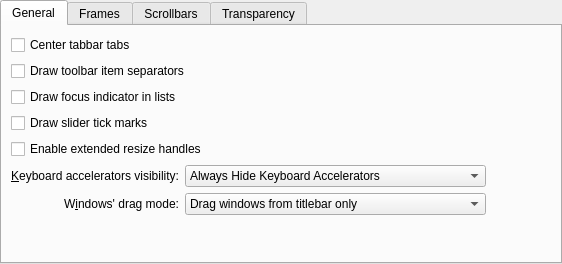
<?xml version="1.0" encoding="UTF-8"?>
<ui version="4.0">
 <class>BoingusStyleConfig</class>
 <widget class="QWidget" name="BoingusStyleConfig">
  <property name="geometry">
   <rect>
    <x>0</x>
    <y>0</y>
    <width>562</width>
    <height>264</height>
   </rect>
  </property>
  <property name="sizePolicy">
   <sizepolicy hsizetype="Preferred" vsizetype="Preferred">
    <horstretch>0</horstretch>
    <verstretch>0</verstretch>
   </sizepolicy>
  </property>
  <layout class="QVBoxLayout" name="verticalLayout_2">
   <property name="leftMargin">
    <number>0</number>
   </property>
   <property name="topMargin">
    <number>0</number>
   </property>
   <property name="rightMargin">
    <number>0</number>
   </property>
   <property name="bottomMargin">
    <number>0</number>
   </property>
   <item>
    <widget class="QTabWidget" name="tabWidget">
     <property name="currentIndex">
      <number>0</number>
     </property>
     <widget class="QWidget" name="tab">
      <attribute name="title">
       <string>General</string>
      </attribute>
      <layout class="QGridLayout" name="gridLayout">
       <item row="6" column="1">
        <widget class="QLabel" name="_windowDragLabel">
         <property name="sizePolicy">
          <sizepolicy hsizetype="Preferred" vsizetype="Preferred">
           <horstretch>0</horstretch>
           <verstretch>0</verstretch>
          </sizepolicy>
         </property>
         <property name="text">
          <string>W&amp;indows' drag mode:</string>
         </property>
         <property name="alignment">
          <set>Qt::AlignRight|Qt::AlignTrailing|Qt::AlignVCenter</set>
         </property>
         <property name="buddy">
          <cstring>_windowDragMode</cstring>
         </property>
        </widget>
       </item>
       <item row="2" column="1" colspan="4">
        <widget class="QCheckBox" name="_viewDrawFocusIndicator">
         <property name="text">
          <string>Draw focus indicator in lists</string>
         </property>
        </widget>
       </item>
       <item row="5" column="1">
        <widget class="QLabel" name="_mnemonicsLabel">
         <property name="text">
          <string>&amp;Keyboard accelerators visibility:</string>
         </property>
         <property name="alignment">
          <set>Qt::AlignRight|Qt::AlignTrailing|Qt::AlignVCenter</set>
         </property>
         <property name="buddy">
          <cstring>_mnemonicsMode</cstring>
         </property>
        </widget>
       </item>
       <item row="5" column="2" colspan="2">
        <widget class="QComboBox" name="_mnemonicsMode">
         <item>
          <property name="text">
           <string>Always Hide Keyboard Accelerators</string>
          </property>
         </item>
         <item>
          <property name="text">
           <string>Show Keyboard Accelerators When Needed</string>
          </property>
         </item>
         <item>
          <property name="text">
           <string>Always Show Keyboard Accelerators</string>
          </property>
         </item>
        </widget>
       </item>
       <item row="5" column="4">
        <spacer name="horizontalSpacer_3">
         <property name="orientation">
          <enum>Qt::Horizontal</enum>
         </property>
         <property name="sizeHint" stdset="0">
          <size>
           <width>65</width>
           <height>20</height>
          </size>
         </property>
        </spacer>
       </item>
       <item row="6" column="2" colspan="2">
        <widget class="QComboBox" name="_windowDragMode">
         <item>
          <property name="text">
           <string>Drag windows from titlebar only</string>
          </property>
         </item>
         <item>
          <property name="text">
           <string>Drag windows from titlebar, menubar and toolbars</string>
          </property>
         </item>
         <item>
          <property name="text">
           <string>Drag windows from all empty areas</string>
          </property>
         </item>
        </widget>
       </item>
       <item row="7" column="1" colspan="3">
        <spacer name="verticalSpacer">
         <property name="orientation">
          <enum>Qt::Vertical</enum>
         </property>
         <property name="sizeHint" stdset="0">
          <size>
           <width>20</width>
           <height>49</height>
          </size>
         </property>
        </spacer>
       </item>
       <item row="0" column="1" colspan="4">
        <widget class="QCheckBox" name="_tabBarDrawCenteredTabs">
         <property name="text">
          <string>Center tabbar tabs</string>
         </property>
        </widget>
       </item>
       <item row="1" column="1" colspan="4">
        <widget class="QCheckBox" name="_toolBarDrawItemSeparator">
         <property name="text">
          <string>Draw toolbar item separators</string>
         </property>
        </widget>
       </item>
       <item row="3" column="1" colspan="4">
        <widget class="QCheckBox" name="_sliderDrawTickMarks">
         <property name="text">
          <string>Draw slider tick marks</string>
         </property>
        </widget>
       </item>
       <item row="4" column="1" colspan="4">
        <widget class="QCheckBox" name="_splitterProxyEnabled">
         <property name="text">
          <string>Enable extended resize handles</string>
         </property>
        </widget>
       </item>
      </layout>
     </widget>
     <widget class="QWidget" name="tab_3">
      <attribute name="title">
       <string>Frames</string>
      </attribute>
      <layout class="QVBoxLayout" name="verticalLayout_3">
       <item>
        <widget class="QCheckBox" name="_dockWidgetDrawFrame">
         <property name="text">
          <string>Draw frame around dockable panels</string>
         </property>
        </widget>
       </item>
       <item>
        <widget class="QCheckBox" name="_titleWidgetDrawFrame">
         <property name="text">
          <string>Draw frame around page titles</string>
         </property>
        </widget>
       </item>
       <item>
        <widget class="QCheckBox" name="_sidePanelDrawFrame">
         <property name="text">
          <string>Draw frame around side panels</string>
         </property>
        </widget>
       </item>
       <item>
        <widget class="QCheckBox" name="_menuItemDrawThinFocus">
         <property name="text">
          <string>Draw a thin line to indicate focus in menus and menubars</string>
         </property>
        </widget>
       </item>
       <item>
        <spacer name="verticalSpacer_3">
         <property name="orientation">
          <enum>Qt::Vertical</enum>
         </property>
         <property name="sizeHint" stdset="0">
          <size>
           <width>20</width>
           <height>117</height>
          </size>
         </property>
        </spacer>
       </item>
      </layout>
     </widget>
     <widget class="QWidget" name="tab_4">
      <attribute name="title">
       <string>Scrollbars</string>
      </attribute>
      <layout class="QGridLayout" name="gridLayout_6">
       <item row="1" column="2">
        <spacer name="horizontalSpacer_2">
         <property name="orientation">
          <enum>Qt::Horizontal</enum>
         </property>
         <property name="sizeHint" stdset="0">
          <size>
           <width>40</width>
           <height>20</height>
          </size>
         </property>
        </spacer>
       </item>
       <item row="1" column="0">
        <widget class="QLabel" name="_scrollBarAddLineLabel">
         <property name="text">
          <string>Bottom arrow button t&amp;ype:</string>
         </property>
         <property name="alignment">
          <set>Qt::AlignRight|Qt::AlignTrailing|Qt::AlignVCenter</set>
         </property>
         <property name="buddy">
          <cstring>_scrollBarAddLineButtons</cstring>
         </property>
        </widget>
       </item>
       <item row="0" column="0">
        <widget class="QLabel" name="_scrollBarSubLineLabel">
         <property name="text">
          <string>&amp;Top arrow button type:</string>
         </property>
         <property name="alignment">
          <set>Qt::AlignRight|Qt::AlignTrailing|Qt::AlignVCenter</set>
         </property>
         <property name="buddy">
          <cstring>_scrollBarSubLineButtons</cstring>
         </property>
        </widget>
       </item>
       <item row="0" column="1">
        <widget class="QComboBox" name="_scrollBarSubLineButtons">
         <item>
          <property name="text">
           <string>No Buttons</string>
          </property>
         </item>
         <item>
          <property name="text">
           <string>One Button</string>
          </property>
         </item>
         <item>
          <property name="text">
           <string>Two Buttons</string>
          </property>
         </item>
        </widget>
       </item>
       <item row="1" column="1">
        <widget class="QComboBox" name="_scrollBarAddLineButtons">
         <item>
          <property name="text">
           <string>No Buttons</string>
          </property>
         </item>
         <item>
          <property name="text">
           <string>One Button</string>
          </property>
         </item>
         <item>
          <property name="text">
           <string>Two Buttons</string>
          </property>
         </item>
        </widget>
       </item>
       <item row="2" column="0" colspan="3">
        <spacer name="verticalSpacer_4">
         <property name="orientation">
          <enum>Qt::Vertical</enum>
         </property>
         <property name="sizeHint" stdset="0">
          <size>
           <width>20</width>
           <height>40</height>
          </size>
         </property>
        </spacer>
       </item>
      </layout>
     </widget>
     <widget class="QWidget" name="tab_5">
      <attribute name="title">
       <string>Transparency</string>
      </attribute>
      <layout class="QGridLayout" name="gridLayout_2">
       <item row="10" column="1">
        <spacer name="verticalSpacer_5">
         <property name="orientation">
          <enum>Qt::Vertical</enum>
         </property>
         <property name="sizeHint" stdset="0">
          <size>
           <width>20</width>
           <height>40</height>
          </size>
         </property>
        </spacer>
       </item>
       <item row="1" column="1">
        <layout class="QHBoxLayout" name="horizontalLayout_2">
         <item>
          <widget class="QLabel" name="_menuOpacityTransparentLabel">
           <property name="text">
            <string>Transparent</string>
           </property>
          </widget>
         </item>
         <item>
          <spacer name="horizontalSpacer_6">
           <property name="orientation">
            <enum>Qt::Horizontal</enum>
           </property>
           <property name="sizeHint" stdset="0">
            <size>
             <width>40</width>
             <height>20</height>
            </size>
           </property>
          </spacer>
         </item>
         <item>
          <widget class="QLabel" name="_menuOpacityOpaqueLabel">
           <property name="sizePolicy">
            <sizepolicy hsizetype="Minimum" vsizetype="Preferred">
             <horstretch>0</horstretch>
             <verstretch>0</verstretch>
            </sizepolicy>
           </property>
           <property name="text">
            <string>Opaque</string>
           </property>
          </widget>
         </item>
        </layout>
       </item>
       <item row="7" column="0" colspan="2">
        <layout class="QHBoxLayout" name="horizontalLayout">
         <item>
          <widget class="QLabel" name="_menuGroupDescription">
           <property name="text">
            <string>Menu:</string>
           </property>
          </widget>
         </item>
         <item>
          <widget class="QSlider" name="_menuOpacity">
           <property name="minimum">
            <number>0</number>
           </property>
           <property name="maximum">
            <number>100</number>
           </property>
           <property name="singleStep">
            <number>1</number>
           </property>
           <property name="pageStep">
            <number>10</number>
           </property>
           <property name="value">
            <number>100</number>
           </property>
           <property name="orientation">
            <enum>Qt::Horizontal</enum>
           </property>
           <property name="invertedAppearance">
            <bool>false</bool>
           </property>
           <property name="invertedControls">
            <bool>false</bool>
           </property>
           <property name="tickPosition">
            <enum>QSlider::TicksBelow</enum>
           </property>
           <property name="tickInterval">
            <number>10</number>
           </property>
          </widget>
         </item>
        </layout>
       </item>
       <item row="1" column="0">
        <spacer name="horizontalSpacer_5">
         <property name="orientation">
          <enum>Qt::Horizontal</enum>
         </property>
         <property name="sizeType">
          <enum>QSizePolicy::Fixed</enum>
         </property>
         <property name="sizeHint" stdset="0">
          <size>
           <width>40</width>
           <height>20</height>
          </size>
         </property>
        </spacer>
       </item>
       <item row="9" column="0" colspan="2">
        <spacer name="horizontalSpacer_4">
         <property name="orientation">
          <enum>Qt::Horizontal</enum>
         </property>
         <property name="sizeType">
          <enum>QSizePolicy::Preferred</enum>
         </property>
         <property name="sizeHint" stdset="0">
          <size>
           <width>542</width>
           <height>20</height>
          </size>
         </property>
        </spacer>
       </item>
      </layout>
     </widget>
    </widget>
   </item>
  </layout>
 </widget>
 <tabstops>
  <tabstop>tabWidget</tabstop>
  <tabstop>_tabBarDrawCenteredTabs</tabstop>
  <tabstop>_toolBarDrawItemSeparator</tabstop>
  <tabstop>_sliderDrawTickMarks</tabstop>
  <tabstop>_splitterProxyEnabled</tabstop>
  <tabstop>_mnemonicsMode</tabstop>
  <tabstop>_windowDragMode</tabstop>
  <tabstop>_dockWidgetDrawFrame</tabstop>
  <tabstop>_titleWidgetDrawFrame</tabstop>
  <tabstop>_sidePanelDrawFrame</tabstop>
  <tabstop>_menuItemDrawThinFocus</tabstop>
  <tabstop>_scrollBarSubLineButtons</tabstop>
  <tabstop>_scrollBarAddLineButtons</tabstop>
 </tabstops>
 <resources/>
 <connections>
 </connections>
</ui>
